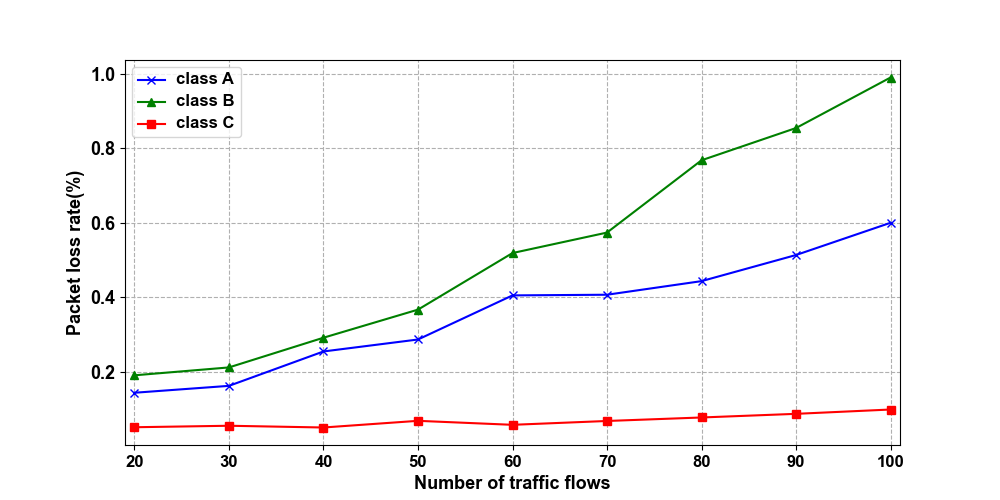

Source code (Python):
# import numpy as np
# import matplotlib.pyplot as plt
#
# plt.rcParams['font.sans-serif'] = ['Arial']  # 如果要显示中文字体,则在此处设为：SimHei
# plt.rcParams['axes.unicode_minus'] = False  # 显示负号
#
# x = np.array([1, 2, 3, 4, 5, 6, 7, 8, 9])
# classA = np.array([83.14832513739559, 84.18998341122571, 86.09493378425017, 87.90097260022615, 88.53483198286916, 90.0307558698184, 90.15094431847919, 92.75835863347007, 93.98914278050097])
# classB = np.array([85.8730084267728, 87.35792407896753, 90.88189456663389, 93.54694217573044, 95.25084781567737, 97.5107786394753, 99.1604531900372, 102.67651038822368, 104.6720880907984])
# classC = np.array([87.56818119441542, 89.90323666391701, 92.44547431967476, 96.26043372976912, 98.73959493399792, 100.8151031852617, 102.42735542964473, 107.33654532622809, 110.13376728645926])
#
#
# # label在图示(legend)中显示。若为数学公式,则最好在字符串前后添加"$"符号
# # color：b:blue、g:green、r:red、c:cyan、m:magenta、y:yellow、k:black、w:white、、、
# # 线型：-  --   -.  :    ,
# # marker：.  ,   o   v    <    *    +    1
# plt.figure(figsize=(10, 5))
# plt.grid(linestyle="--")  # 设置背景网格线为虚线
# ax = plt.gca()
# ax.spines['top'].set_visible(False)  # 去掉上边框
# ax.spines['right'].set_visible(False)  # 去掉右边框
#
#
# plt.plot(x, classA, marker='o', color="blue", label="VGG-style Supervised Network", linewidth=1.5)
# plt.plot(x, classB, marker='o', color="green", label="VGG-style Unsupervised Network", linewidth=1.5)
# plt.plot(x, classC, marker='o', color="red", label="ShuffleNet-style Network", linewidth=1.5)
#
# group_labels = ['20', '30', '40', '50', '60', '70', '80', '90','100']  # x轴刻度的标识
# plt.xticks(x, group_labels, fontsize=12, fontweight='bold')  # 默认字体大小为10
# plt.yticks(fontsize=12, fontweight='bold')
# # plt.title("example", fontsize=12, fontweight='bold')  # 默认字体大小为12
# plt.xlabel("Performance Percentile", fontsize=13, fontweight='bold')
# plt.ylabel("4pt-Homography RMSE", fontsize=13, fontweight='bold')
# plt.xlim(0.9, 6.1)  # 设置x轴的范围
# # plt.ylim(1.5, 16)
#
# # plt.legend()          #显示各曲线的图例
# plt.legend(loc=0, numpoints=1)
# leg = plt.gca().get_legend()
# ltext = leg.get_texts()
# plt.setp(ltext, fontsize=12, fontweight='bold')  # 设置图例字体的大小和粗细
#
# plt.savefig('./filename.svg', format='svg')  # 建议保存为svg格式,再用inkscape转为矢量图emf后插入word中
# plt.show()


import numpy as np
import matplotlib.pyplot as plt

plt.rcParams['font.sans-serif'] = ['Arial']  # 如果要显示中文字体,则在此处设为：SimHei
plt.rcParams['axes.unicode_minus'] = False  # 显示负号

x = np.array([1, 2, 3, 4, 5, 6, 7, 8, 9])
classA = np.array([0.14401743, 0.162533, 0.25483544, 0.28694658, 0.40532604, 0.40707673, 0.44358423, 0.51367936,0.60019568])
classB = np.array([0.19082038, 0.21199,  0.29173674, 0.36710548, 0.5189701,  0.57392202, 0.76794961, 0.85453205, 0.99011003])
classC = np.array([0.05145234, 0.055454, 0.05075625, 0.06866536, 0.05795721, 0.06825621, 0.07765463, 0.08742566, 0.09902566])

# label在图示(legend)中显示。若为数学公式,则最好在字符串前后添加"$"符号
# color：b:blue、g:green、r:red、c:cyan、m:magenta、y:yellow、k:black、w:white、、、
# 线型：-  --   -.  :    ,
# marker：.  ,   o   v    <    *    +    1
plt.figure(figsize=(10, 5))
plt.grid(linestyle="--")  # 设置背景网格线为虚线
ax = plt.gca()
# ax.spines['top'].set_visible(False)  # 去掉上边框
# ax.spines['right'].set_visible(False)  # 去掉右边框


plt.plot(x, classA, marker='x', color="blue", label="class A", linewidth=1.5)
plt.plot(x, classB, marker='^', color="green", label="class B", linewidth=1.5)
plt.plot(x, classC, marker='s', color="red", label="class C", linewidth=1.5)

group_labels = ['20', '30', '40', '50', '60', '70', '80', '90','100']  # x轴刻度的标识
plt.xticks(x, group_labels, fontsize=12, fontweight='bold')  # 默认字体大小为10
plt.yticks(fontsize=13, fontweight='bold')
# plt.title("example", fontsize=12, fontweight='bold')  # 默认字体大小为12
plt.xlabel("Number of traffic flows", fontsize=13, fontweight='bold')
plt.ylabel("Packet loss rate(%)", fontsize=13, fontweight='bold')
plt.xlim(0.9, 9.1)  # 设置x轴的范围
# plt.ylim(80, 120)

# plt.legend()          #显示各曲线的图例
plt.legend(loc=0, numpoints=1)
leg = plt.gca().get_legend()
ltext = leg.get_texts()
plt.setp(ltext, fontsize=12, fontweight='bold')  # 设置图例字体的大小和粗细

plt.savefig('./packet_loss_rate.png', format='png')  # 建议保存为svg格式,再用inkscape转为矢量图emf后插入word中
plt.show()